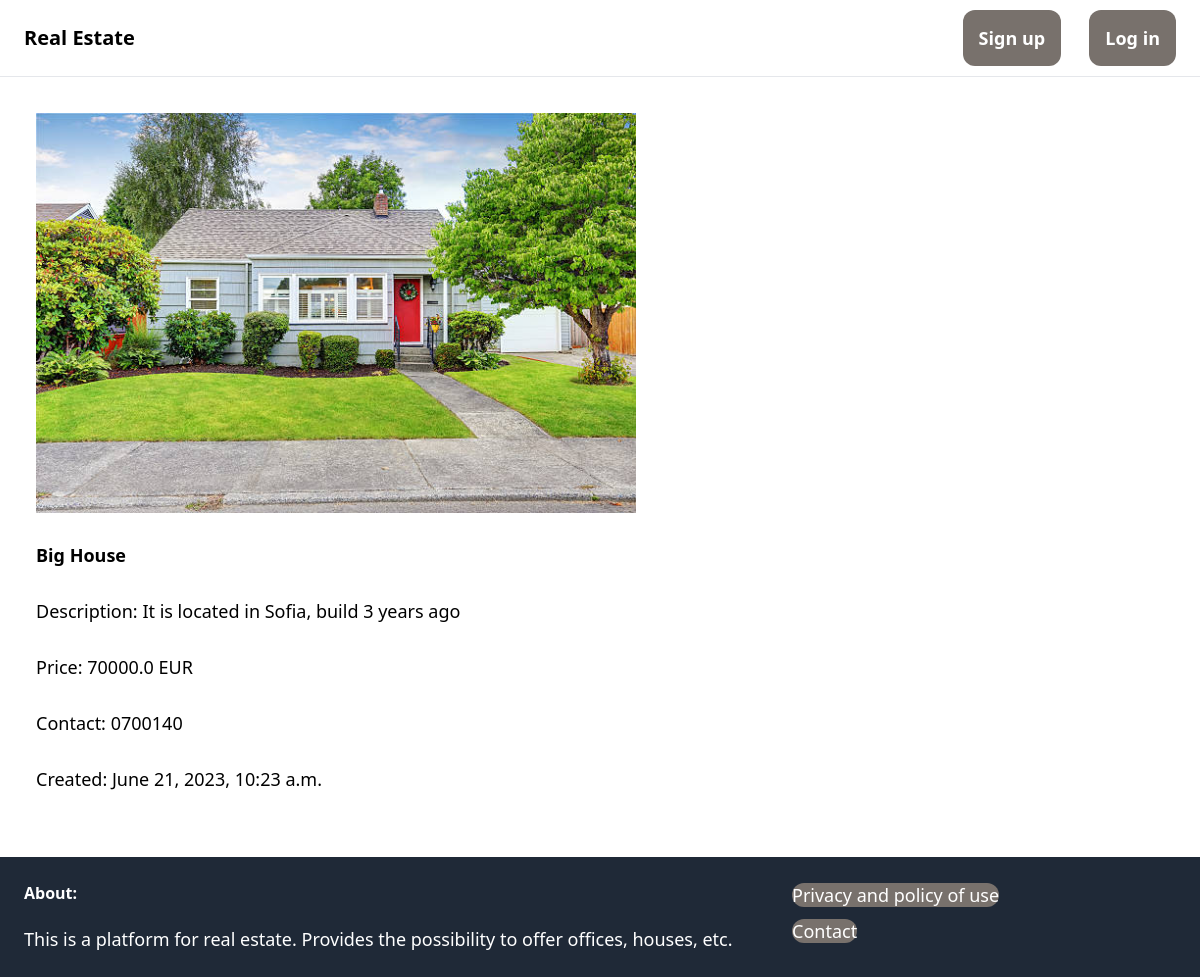
Page /items/1 on the committed database.
### item/models.py (models this page shows, shortened)
class Item(models.Model):
    catergory_id = models.ForeignKey(Catergory, related_name='items',on_delete=models.CASCADE)
    name = models.CharField(max_length=255)
    descripion = models.TextField(blank=True, null=True)
    price = models.FloatField()
    currency_value = models.ForeignKey(Currency, related_name='items',on_delete=models.CASCADE, null=True)
    image = models.ImageField(blank=True, null=True)
    contact_info = models.CharField(max_length=255)
    created_by = models.ForeignKey(User, related_name='items',on_delete=models.CASCADE)
    created_at = models.DateTimeField(auto_now_add=True)

class Currency(models.Model):
    name = models.CharField(max_length=5)
    class Meta:
        verbose_name_plural = 'Currency'
    def __str__(self):
        return self.name

### item/views.py (the view)
# urls.py: path('<int:pk>', views.detail, name='detail'),
def detail(request, pk):
    item = get_object_or_404(Item, pk=pk)
    context = {
        'item': item
    }
    return render(request, 'item/detail.html', context)

### item/templates/item/detail.html (shortened to what this page needs)
{% extends 'core/base.html' %}
{% block content %}
  <div class="px-3 py-3">
    <div>
      <img height=500px width=600px src="{{item.image.url}}">
    </div>
    <div class="text-lg">
    <br>
    <p class="font-semibold">{{item.name}}</p>
    <br>
    <p>Description: {{item.descripion}}</p>
    <br>
    <p>Price: {{item.price}} {{item.currency_value}}</p>
    <br>
    <p>Contact: {{item.contact_info}}</p>
    <br>
    <p>Created: {{item.created_at}}</p>
    <br>
    </div>
  </div>
{% endblock %}

### rows in the picture
Item: image (picture), name "Big House", descripion "It is located in Sofia, build 3 years ago", price "70000.0", currency_value "EUR", contact_info "0700140", created_at "June 21, 2023, 10:23 a.m."
